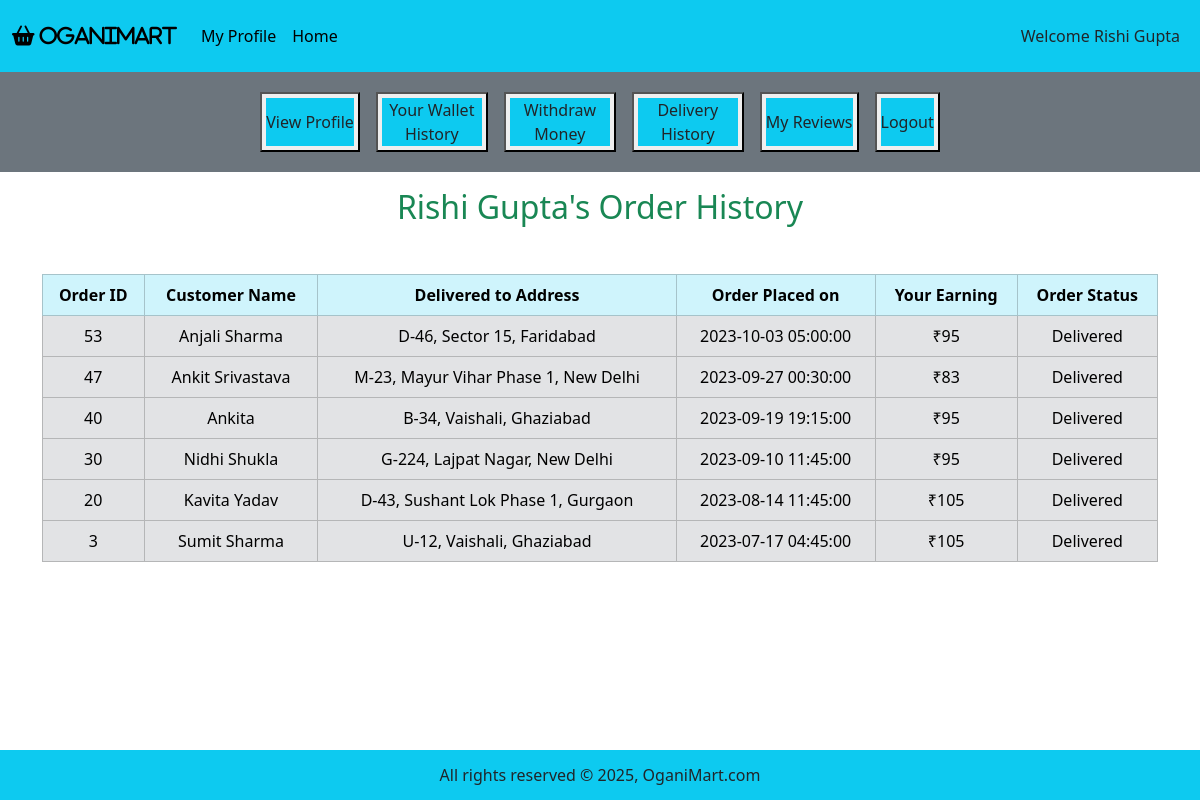
/agent_mode/profile_page.php?agent_id=3&history, run on the app's committed database.
### tables this page shows
CREATE TABLE `deliveryagent` (
  `agentID` int(11) NOT NULL,
  `first_name` varchar(50) NOT NULL,
  `last_name` varchar(50) DEFAULT NULL,
  `availabilityStatus` varchar(20) NOT NULL DEFAULT 'Offline',
  `phone_no` bigint(20) NOT NULL,
  `email` varchar(100) NOT NULL,
  `password` varchar(50) NOT NULL,
  `dob` date NOT NULL,
  `age` int(11) DEFAULT 0
);

CREATE TABLE `order` (
  `orderID` int(11) NOT NULL,
  `status` varchar(20) NOT NULL DEFAULT 'Confirmed',
  `total_price` decimal(10,2) NOT NULL,
  `time` timestamp NOT NULL DEFAULT current_timestamp(),
  `location` varchar(255) NOT NULL,
  `agentPayment` int(11) NOT NULL DEFAULT 50,
  `customerID` int(11) NOT NULL,
  `agentID` int(11) NOT NULL
);

CREATE TABLE `customer` (
  `customerID` int(11) NOT NULL,
  `first_name` varchar(50) NOT NULL,
  `last_name` varchar(50) DEFAULT NULL,
  `address_street` varchar(100) NOT NULL,
  `address_city` varchar(50) NOT NULL,
  `address_state` varchar(50) NOT NULL,
  `pincode` int(11) NOT NULL,
  `phone_no` bigint(20) NOT NULL,
  `email` varchar(100) NOT NULL,
  `password` varchar(50) NOT NULL,
  `dob` date NOT NULL,
  `age` int(11) DEFAULT 0,
  `gender` varchar(10) DEFAULT NULL
);

### agent_mode/agent_history.php (the view, shortened to what this page needs)
<?php
$fetch_orders = "SELECT * FROM `order` WHERE agentID = $agent_id AND status = 'Delivered' ORDER BY orderID DESC;";
$result_fetch = mysqli_query($con, $fetch_orders);
$num_of_rows = mysqli_num_rows($result_fetch);
if ($num_of_rows == 0) {
    echo "<h2 class='text-center text-danger'> Deliver orders to view history! </h2>";
} else {
    ?>
    <h2 class="text-center text-success"><?php echo "$agent_name's Order History"; ?></h2>
    <table class="table table-bordered mt-5">
        <thead class="table-info text-center text-white">
            <tr>
                <th>Order ID</th>
                <th>Customer Name</th>
                <th>Delivered to Address</th>
                <th>Order Placed on</th>
                <th>Your Earning</th>
                <th>Order Status</th>
            </tr>
        </thead>
        <tbody class="table-secondary text-white">
            <?php
            while ($fetch_row = mysqli_fetch_assoc($result_fetch)) {
                $order_id = $fetch_row["orderID"];
                $order_location = $fetch_row["location"];
                $order_time = $fetch_row["time"];
                $order_custID = $fetch_row["customerID"];
                $order_agentPayment = $fetch_row["agentPayment"];
                $order_status = $fetch_row["status"];
                ?>
                <tr class='text-center align-middle'>
                    <td>
                        <?php echo $order_id; ?>
                    </td>
                    <td>
                        <?php
                        $get_cust = "SELECT * FROM customer WHERE customerID = $order_custID;";
                        $result_get = mysqli_query($con, $get_cust);
                        $row_cust = mysqli_fetch_assoc($result_get);
                        $cust_fname = $row_cust['first_name'];
                        $cust_lname = $row_cust['last_name'];
                        if ($cust_lname === null) {
                            $cust_name = $cust_fname;
                        } else {
                            $cust_name = $cust_fname . ' ' . $cust_lname;
                        }
                        echo $cust_name;
                        ?>
                    </td>
                    <td>
                        <?php echo $order_location; ?>
                    </td>
                    <td>
                        <?php echo $order_time; ?>
                    </td>
                    <td>
                        <?php echo "₹$order_agentPayment"; ?>
                    </td>
                    <td>
                        <?php echo $order_status; ?>
                    </td>
                </tr>
                <?php
            }
            ?>
        </tbody>
    </table>
    <?php
}
?>

### agent_mode/profile_page.php (shortened to what this page needs)
<?php
include ('../includes/connect.php');
if (isset ($_GET['agent_id'])) {
    $agent_id = $_GET['agent_id'];
    $get_data = "SELECT * FROM deliveryAgent WHERE agentID = $agent_id;";
    $result_get = mysqli_query($con, $get_data);
    $row_data = mysqli_fetch_assoc($result_get);
    $agent_id = $row_data["agentID"];
    $agent_fname = $row_data['first_name'];
    $agent_lname = $row_data['last_name'];
    $agent_status = $row_data['availabilityStatus'];
    if ($agent_lname === null) {
        $agent_name = $agent_fname;
    } else {
        $agent_name = $agent_fname . ' ' . $agent_lname;
    }
    if ($agent_status == "Offline") {
        $nextPage = "offlineHome";
    } else {
        $nextPage = "home";
    }
}
?>
<!DOCTYPE html>
<html lang="en">
<head>
    <link href="https://cdn.jsdelivr.net/npm/bootstrap@5.3.3/dist/css/bootstrap.min.css" rel="stylesheet"
>
    <link rel="stylesheet" href="https://cdnjs.cloudflare.com/ajax/libs/font-awesome/6.5.1/css/all.min.css"
 />
    <link rel="stylesheet" href="../style.css">
</head>
<body>
    <div class="container-fluid p-0">
        <nav class="navbar navbar-expand-lg bg-info">
            <div class="container-fluid">
                <a class="navbar-brand" href="#"><i class="fa fa-shopping-basket" aria-hidden="true"> OganiMart</i></a>
                <div class="collapse navbar-collapse" id="navbarSupportedContent">
                    <ul class="navbar-nav me-auto mb-2 mb-lg-0">
                        <li class="nav-item">
                            <a class="nav-link active" aria-current="page"
                                href='profile_page.php?agent_id=<?php echo "$agent_id"; ?>'>My Profile</a>
                        </li>
                        <li class="nav-item">
                            <a class="nav-link active" aria-current="page"
                                href="index.php?agent_id=<?php echo "$agent_id" . '&' . $nextPage; ?>">Home</a>
                        </li>
                </div>
                <nav class="navbar navbar-expand-lg">
                    <ul class="navbar-nav">
                        <li class="nav-item">
                            <a href="" class="nav-link text-dark">Welcome
                                <?php echo "$agent_name"; ?>
                            </a>
                        </li>
                    </ul>
                </nav>
            </div>
        </nav>
        <div class="row">
            <div class="col-md-12 bg-secondary p-1 align-items-center">
                <div class="button text-center">
                    <button class="my-3 mx-2"><a
                            href="profile_page.php?agent_id=<?php echo "$agent_id"; ?>&view_profile"
                            class="nav-link text-dark bg-info my-1 mx-1">View Profile</a></button>
                    <button class="my-3 mx-2"><a
                            href="profile_page.php?agent_id=<?php echo "$agent_id"; ?>&wallet_history"
                            class="nav-link text-dark bg-info my-1 mx-1">Your Wallet History</a></button>
                    <button class="my-3 mx-2"><a href="profile_page.php?agent_id=<?php echo "$agent_id"; ?>&top_up"
                            class="nav-link text-dark bg-info my-1 mx-1">Withdraw Money</a></button>
                    <button class="my-3 mx-2"><a href="profile_page.php?agent_id=<?php echo "$agent_id"; ?>&history"
                            class="nav-link text-dark bg-info my-1 mx-1">Delivery History</a></button>
                    <button class="my-3 mx-2"><a
                            href="profile_page.php?agent_id=<?php echo "$agent_id"; ?>&view_reviews"
                            class="nav-link text-dark bg-info my-1 mx-1">My Reviews</a></button>
                    <button class="my-3 mx-2"><a href="../start.php"
                            class="nav-link text-dark bg-info my-1 mx-1">Logout</a></button>
                </div>
            </div>
        </div>
        <div class="container my-3">
            <?php
            if (isset ($_GET['history'])) {
                include ('agent_history.php');
            }
            ?>
        </div>
        <?php
        include ("../includes/footer.php");
        ?>
    </div>
</body>
</html>

### style.css (style rules this page uses)
* { margin: 0; padding: 0; box-sizing: border-box; }

### agent_mode/profile_page.php (style rules this page uses)
body { overflow-x: hidden; }
.button { display: flex; justify-content: center; }
.button .nav-link { white-space: normal; max-width: 100px; min-height: 48px; text-align: center; display: flex; align-items: center; margin: 10px; }

### includes/footer.php (style rules this page uses)
body { margin: 0; padding: 0; min-height: 100vh; position: relative; }

### data on the page
deliveryagent: agent_name "Rishi Gupta"
order: orderID "53", customerID.last_name "Anjali Sharma", location "D-46, Sector 15, Faridabad", time "2023-10-03 05:00:00", agentPayment "95", status "Delivered"
order: orderID "47", customerID.last_name "Ankit Srivastava", location "M-23, Mayur Vihar Phase 1, New Delhi", time "2023-09-27 00:30:00", agentPayment "83", status "Delivered"
order: orderID "40", customerID.first_name "Ankita", location "B-34, Vaishali, Ghaziabad", time "2023-09-19 19:15:00", agentPayment "95", status "Delivered"
order: orderID "30", customerID.last_name "Nidhi Shukla", location "G-224, Lajpat Nagar, New Delhi", time "2023-09-10 11:45:00", agentPayment "95", status "Delivered"
order: orderID "20", customerID.last_name "Kavita Yadav", location "D-43, Sushant Lok Phase 1, Gurgaon", time "2023-08-14 11:45:00", agentPayment "105", status "Delivered"
order: orderID "3", customerID.last_name "Sumit Sharma", location "U-12, Vaishali, Ghaziabad", time "2023-07-17 04:45:00", agentPayment "105", status "Delivered"
